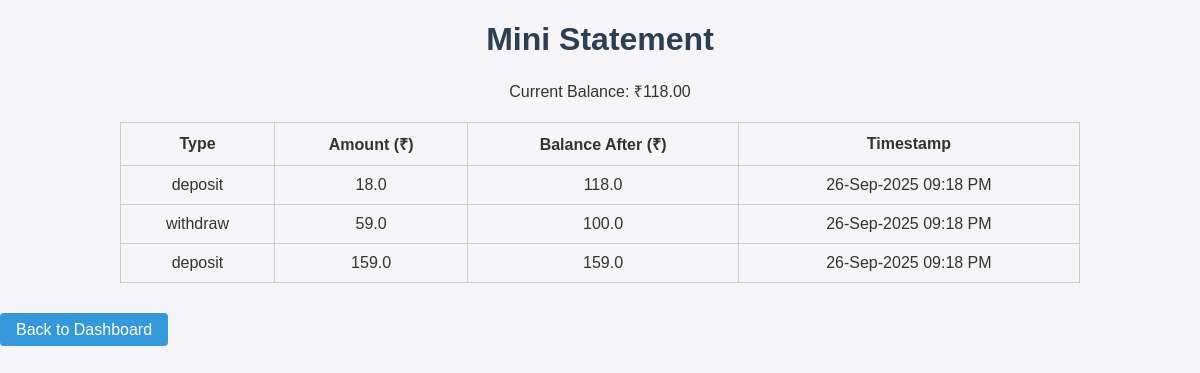
Page /mini_statement (signed in) on the committed database.
### app.py (models this page shows)
class Transaction(db.Model):
    id = db.Column(db.Integer, primary_key=True)
    account_id = db.Column(db.Integer, db.ForeignKey('account.id'), nullable=False)
    type = db.Column(db.String(20))  # 'deposit' or 'withdraw'
    amount = db.Column(db.Integer)
    timestamp = db.Column(db.DateTime, default=datetime.utcnow)
    balance_after = db.Column(db.Integer)

### app.py (the view)
@app.route('/mini_statement')
@login_required
def mini_statement():
    acc = Account.query.get(session['account_id'])
    transactions = (Transaction.query
                    .filter_by(account_id=acc.id)
                    .order_by(Transaction.timestamp.desc())
                    .limit(5).all())
    ist = pytz.timezone('Asia/Kolkata')
    formatted_transactions = []
    for t in transactions:
        local_time = t.timestamp.replace(tzinfo=pytz.utc).astimezone(ist)
        formatted_transactions.append({
            'type': t.type,
            'amount': t.amount / 100,
            'balance_after': t.balance_after / 100,
            'timestamp': local_time.strftime("%d-%b-%Y %I:%M %p")  # Correct local time
        })
    return render_template(
        'mini_statement.html',
        transactions=formatted_transactions,
        balance=paise_to_str(acc.balance)
    )

### app.py (called while the page is built)
def login_required(f):
    @wraps(f)
    def decorated(*args, **kwargs):
        if 'account_id' not in session:
            return redirect(url_for('login'))
        return f(*args, **kwargs)
    return decorated

def paise_to_str(p):
    return f"{p/100:.2f}"

### templates/mini_statement.html (shortened to what this page needs)
<!DOCTYPE html>
<html>
<head>
    <link rel="stylesheet" href="{{ url_for('static', filename='style.css') }}">
</head>
<body>
    <h1>Mini Statement</h1>
    <p>Current Balance: ₹{{ balance }}</p>
    <table border="1" cellpadding="8">
        <tr>
            <th>Type</th>
            <th>Amount (₹)</th>
            <th>Balance After (₹)</th>
            <th>Timestamp</th>
        </tr>
        {% for t in transactions %}
        <tr>
            <td>{{ t.type }}</td>
            <td>{{ t.amount }}</td>
            <td>{{ t.balance_after }}</td>
            <td>{{ t.timestamp }}</td>
        </tr>
        {% endfor %}
    </table>
    <br><a href="{{ url_for('dashboard') }}">Back to Dashboard</a>
</body>
</html>

### static/style.css (style rules this page uses)
body { font-family: Arial, sans-serif; background-color: #f4f4f9; color: #333; margin: 0; padding: 0; }
h1, h2 { text-align: center; color: #2c3e50; }
a { text-decoration: none; color: white; background-color: #3498db; padding: 8px 16px; border-radius: 4px; transition: background-color 0.3s ease; }
p { text-align: center; }
table { width: 80%; margin: 20px auto; border-collapse: collapse; }
table, th, td { border: 1px solid #ccc; }
th, td { padding: 10px; text-align: center; }

### rows in the picture
Transaction: type "deposit", amount "18.0", balance_after "118.0", timestamp "26-Sep-2025 09:18 PM"
Transaction: type "withdraw", amount "59.0", balance_after "100.0", timestamp "26-Sep-2025 09:18 PM"
Transaction: type "deposit", amount "159.0", balance_after "159.0", timestamp "26-Sep-2025 09:18 PM"

### other values in the picture
{{ balance }} "118.00"
